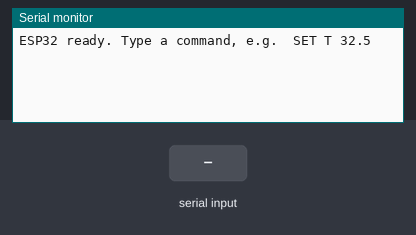
A sketch run on a simulated ESP32. Shown: the last lines printed to the serial monitor. Inputs (shaded band) come from the test bench.

Above: at 1.2 s.
1.3 s: "1\n" received over Serial
At 2.2 s:
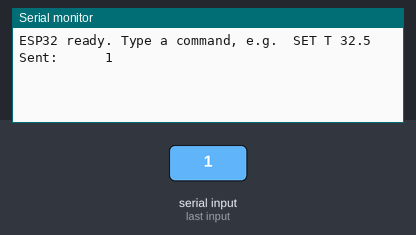
2.8 s: "1\n" received over the second serial link
At 3.3 s:
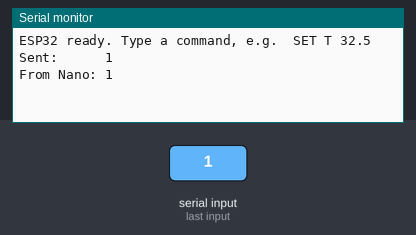
4.3 s: "0\n" received over Serial
At 5.5 s:
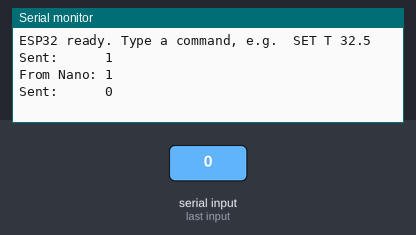
5.8 s: "0\n" received over the second serial link
At 6.8 s:
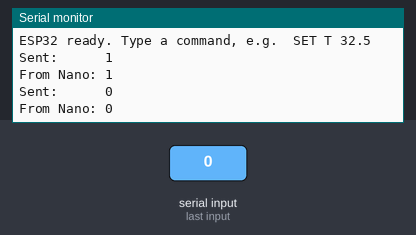

Measured:
- after the input at 1.3 s, the serial monitor: prints a new line at once (image 1)
- after the input at 2.8 s, the serial monitor: prints a new line at once (image 2)
- after the input at 4.3 s, the serial monitor: prints a new line at once (image 3)
- after the input at 5.8 s, the serial monitor: prints a new line at once (image 4)

The sketch:

esp32.ino
```cpp
// ESP32 DevKitC (WROVER) — UART link test
// Prints everything the Nano sends to the Serial Monitor,
// and forwards anything you type in the Serial Monitor to the Nano.
//
// Wiring: ESP32 GPIO26 (RX) <- Nano D1, ESP32 GPIO27 (TX) -> Nano D0, GND -> GND
// GPIO16/17 are NOT used: on WROVER modules they're taken by the PSRAM.

#define RXD2 26
#define TXD2 27

void setup() {
  Serial.begin(115200);                            // USB, to your laptop
  Serial2.begin(115200, SERIAL_8N1, RXD2, TXD2);   // link to the Nano
  Serial2.setTimeout(50);
  Serial.setTimeout(50);
  Serial.println("ESP32 ready. Type a command, e.g.  SET T 32.5");
}

void loop() {
  // Nano -> laptop
  if (Serial2.available()) {
    String line = Serial2.readStringUntil('\n');
    line.trim();
    if (line.length() > 0) Serial.println("From Nano: " + line);
  }

  // Laptop -> Nano
  if (Serial.available()) {
    String cmd = Serial.readStringUntil('\n');
    cmd.trim();
    if (cmd.length() > 0) {
      Serial2.println(cmd);
      Serial.println("Sent:      " + cmd);
    }
  }
}
```
